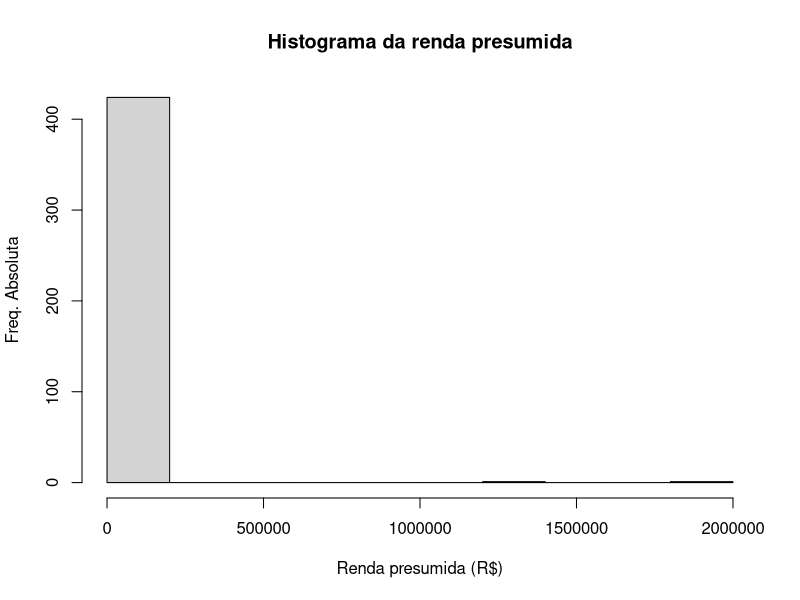
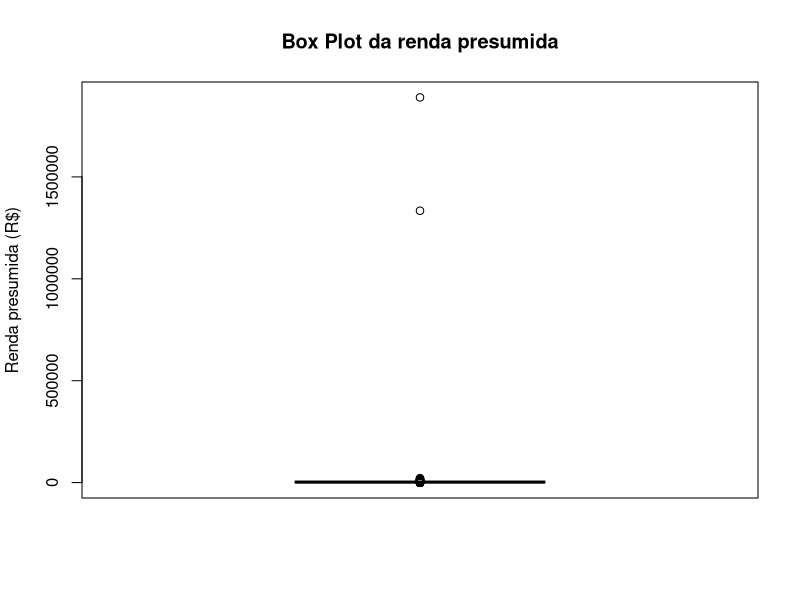
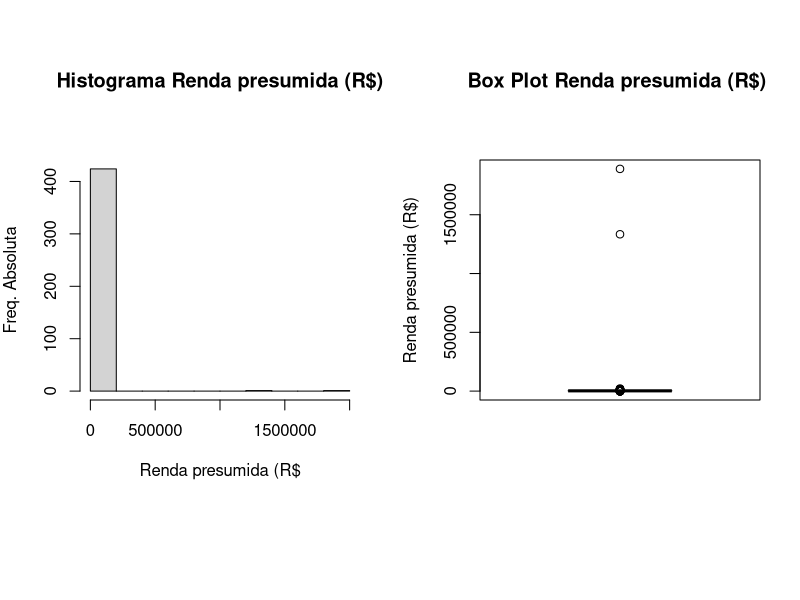
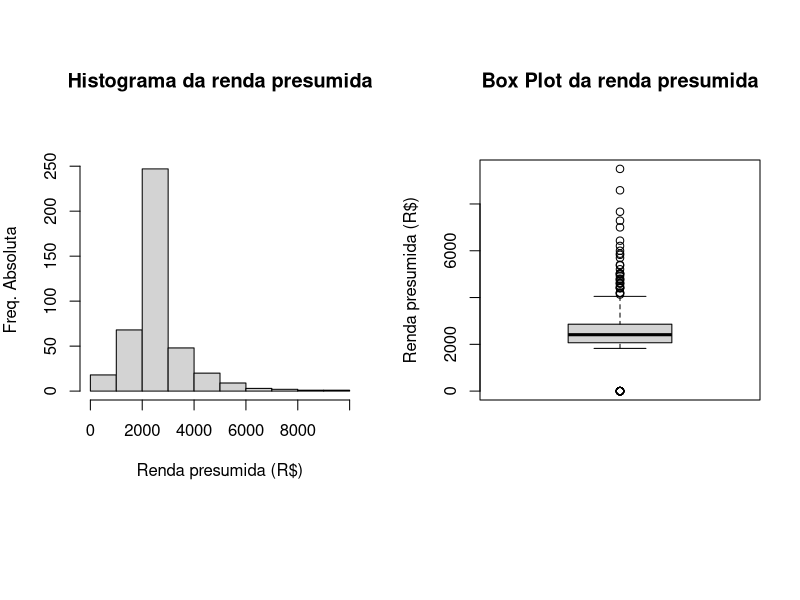
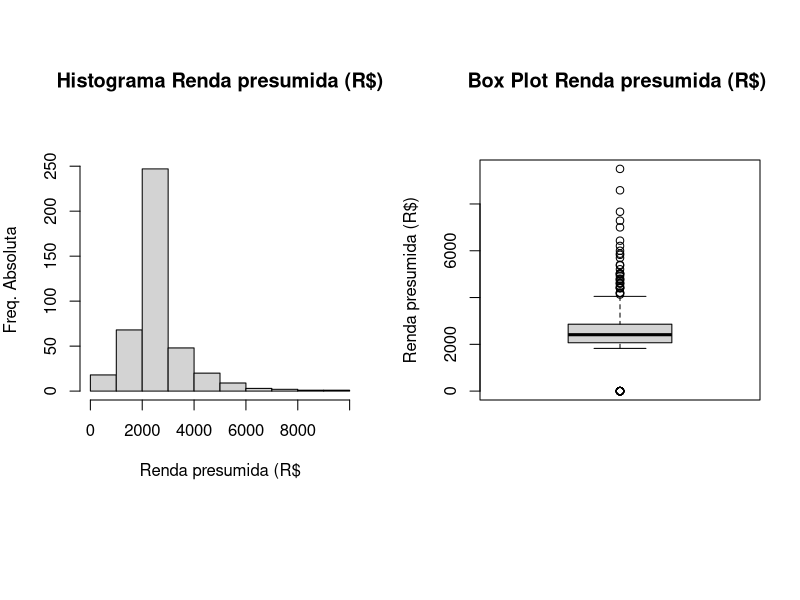
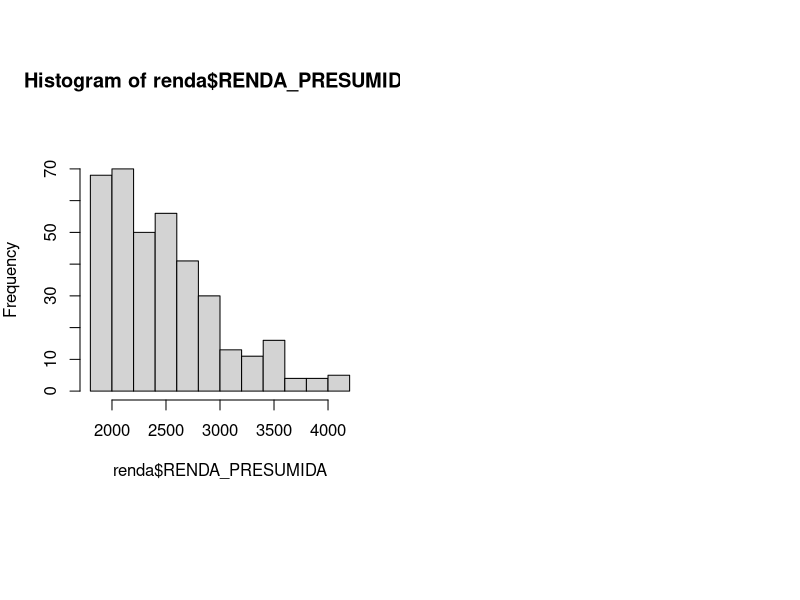

Source code (R) for these figures, in order:
install.packages("tidyverse")
library(tidyverse)
library(tidyr) 


# Importar os dados no formato Data frame 
library(readr)
cadastro <- read_csv("amostra_pf1.csv")
View(cadastro)

# Acessando os elementos no data frame [linha,coluna]
cadastro[2,3]
cadastro[2,]
cadastro[,2]


# tipos de variaveis
str(cadastro)

# Medidas resumo 1
summary(cadastro)



# mudar o formato da variavel numerica para texto
cadastro$CEP = factor(cadastro$CEP)
cadastro$CEP_A = factor(cadastro$CEP_A)
cadastro$LATITUDE = factor(cadastro$LATITUDE)
cadastro$LONGITUDE = factor(cadastro$LONGITUDE)
cadastro$DDD_CELULAR = factor(cadastro$DDD_CELULAR)
cadastro$DDD_CELULAR_2 = factor(cadastro$DDD_CELULAR_2)
cadastro$CNPJ_CREDOR = factor(cadastro$CNPJ_CREDOR)
cadastro$STATUS_CONSENTIMENTO = factor(cadastro$STATUS_CONSENTIMENTO)

# tipos de variaveis
str(cadastro)


# Medidas resumo 
summary(cadastro)


# Recomendado para evitar a necessidade de informar o nome 
# do dataframe$nome da variavel
attach(cadastro)

#summarise 
# Apresenta as estatisticas
summarise(cadastro, media= mean(RENDA_PRESUMIDA),desvio_padrao=sd(RENDA_PRESUMIDA))
cv= sd(RENDA_PRESUMIDA)/mean(RENDA_PRESUMIDA);cv

# presen?a de missing na variavel
summarise(cadastro, media= mean(IDADE),desvio_padrao=sd(IDADE),length(IDADE))
cv= sd(IDADE)/mean(IDADE);cv

summarise(cadastro, media= mean(IDADE, na.rm=TRUE),desvio_padrao=sd(IDADE, na.rm=TRUE),length(IDADE))
cv= sd(IDADE, na.rm=TRUE)/mean(IDADE, na.rm=TRUE);cv


#Graficos
hist(RENDA_PRESUMIDA, xlab="Renda presumida (R$)", ylab="Freq. Absoluta", main="Histograma da renda presumida")

boxplot(RENDA_PRESUMIDA, ylab="Renda presumida (R$)", main="Box Plot da renda presumida")


par(mfrow=c(1,2))
par(mar=c(10,4,8,2))
hist(RENDA_PRESUMIDA, xlab="Renda presumida (R$", ylab="Freq. Absoluta", main="Histograma Renda presumida (R$)")
boxplot(RENDA_PRESUMIDA, ylab="Renda presumida (R$)", main="Box Plot Renda presumida (R$) ")



#Selecionar o conjunto de dados
renda =filter(cadastro,RENDA_PRESUMIDA < 10000) 

attach(renda)

hist(renda$RENDA_PRESUMIDA, xlab="Renda presumida (R$)", ylab="Freq. Absoluta", main="Histograma da renda presumida")

boxplot(renda$RENDA_PRESUMIDA, ylab="Renda presumida (R$)", main="Box Plot da renda presumida")


par(mfrow=c(1,2))
par(mar=c(10,4,8,2))
hist(RENDA_PRESUMIDA, xlab="Renda presumida (R$", ylab="Freq. Absoluta", main="Histograma Renda presumida (R$)")
boxplot(RENDA_PRESUMIDA, ylab="Renda presumida (R$)", main="Box Plot Renda presumida (R$) ")



attach(cadastro)
# Medidas resumo da base completa
summary(RENDA_PRESUMIDA)

#Criar a vari?vel outlier_renda na base de dados
cadastro$outlier_renda =cadastro$RENDA_PRESUMIDA
cadastro$outlier_renda =ifelse(cadastro$outlier_renda< -500,"2",ifelse(cadastro$outlier_renda>=-500&cadastro$outlier_renda<784,"1",ifelse(cadastro$outlier_renda>=784&cadastro$outlier_renda<=4208,"0",ifelse(cadastro$outlier_renda>4208&cadastro$outlier_renda<=5492,"1","2"))))

# Quantos outliers? Quantos pontos extremos?
cadastro$outlier_renda=factor(cadastro$outlier_renda)
table(cadastro$outlier_renda)




attach(cadastro)
#(1) Apresente as medidas resumo da vari?vel renda presumida 
summarise(cadastro, media= mean(RENDA_PRESUMIDA),desvio_padrao=sd(RENDA_PRESUMIDA))
cv= sd(RENDA_PRESUMIDA)/mean(RENDA_PRESUMIDA);cv



# (2) Apresente as medidas resumo da vari?vel renda presumida sem os outliers
#Selecionar o conjunto de dados
renda =filter(cadastro,cadastro$outlier_renda == 0) 
summarise(renda, media= mean(RENDA_PRESUMIDA),desvio_padrao=sd(RENDA_PRESUMIDA))
cv= sd(renda$RENDA_PRESUMIDA)/mean(renda$RENDA_PRESUMIDA);cv


#Apresente o histograma sem os outliers
hist(renda$RENDA_PRESUMIDA)
